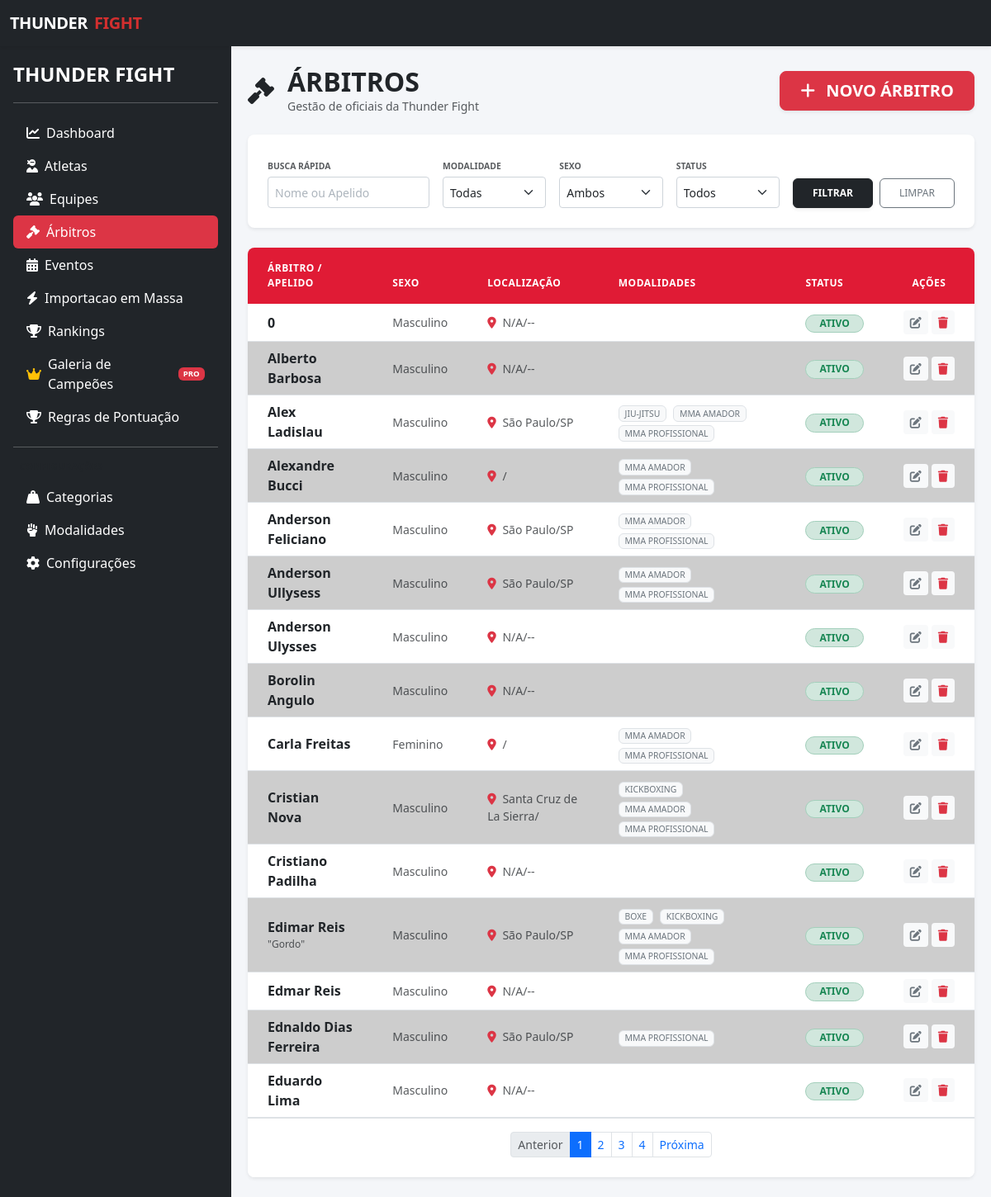
Page /public/arbitros on the committed database.
### tables this page shows
CREATE TABLE `arbitros` (
  `id_arbitro` int NOT NULL,
  `nome` varchar(200) DEFAULT NULL,
  `apelido` varchar(100) DEFAULT NULL,
  `sexo` enum('M','F') DEFAULT NULL,
  `foto` varchar(255) DEFAULT NULL,
  `id_endereco` int DEFAULT NULL,
  `id_contato` int DEFAULT NULL,
  `status` enum('ativo','inativo','suspenso') DEFAULT 'ativo'
);

CREATE TABLE `endereco` (
  `id_endereco` int NOT NULL,
  `logradouro` varchar(255) DEFAULT NULL,
  `bairro` varchar(150) DEFAULT NULL,
  `cidade` varchar(150) DEFAULT NULL,
  `estado` varchar(100) DEFAULT NULL,
  `pais` varchar(100) DEFAULT NULL,
  `cep` varchar(10) DEFAULT NULL,
  `numero` varchar(10) DEFAULT NULL,
  `complemento` varchar(100) DEFAULT NULL,
  `latitude` decimal(10,8) DEFAULT NULL,
  `longitude` decimal(11,8) DEFAULT NULL
);

### app/views/arbitros/index.php (the view, shortened to what the rows shown need)
<div id="content" class="container-fluid py-4">
    <div class="d-flex justify-content-between align-items-center mb-4">
        <div class="d-flex align-items-center gap-3">
            <div>
                <h1 class="h2 fw-bold text-uppercase mb-0 tracking-tighter">Árbitros</h1>
            </div>
        </div>
    </div>
    <div class="card shadow-sm border-0 rounded-3 overflow-hidden">
        <div class="table-responsive">
            <table class="table table-zebra table-hover align-middle mb-0">
                <thead class="bg-light">
                    <tr class="text-muted small text-uppercase fw-bold" style="font-size: 0.7rem; letter-spacing: 1px;">
                        <th class="px-4 py-3 border-0">Árbitro / Apelido</th>
                        <th class="px-4 py-3 border-0">Sexo</th>
                        <th class="px-4 py-3 border-0">Localização</th>
                        <th class="px-4 py-3 border-0">Modalidades</th>
                        <th class="px-4 py-3 border-0">Status</th>
                        <th class="px-4 py-3 border-0 text-center">Ações</th>
                    </tr>
                </thead>
                <tbody class="border-top-0">
                    <?php if (!empty($arbitros)): ?>
                        <?php foreach ($arbitros as $arb):
                            $statusLabel = strtoupper($arb['status'] ?? 'ATIVO');
                            $isAtivo = ($statusLabel === 'ATIVO');
                            $statusClass = $isAtivo ? 'bg-success-subtle text-success border-success-subtle' : 'bg-secondary-subtle text-secondary border-secondary-subtle';
                            ?>
                            <tr>
                                <td class="px-4">
                                    <div class="fw-bold text-dark mb-0"><?= htmlspecialchars($arb['nome']) ?></div>
                                    <?php if (!empty($arb['apelido'])): ?>
                                        <div class="text-muted small" style="font-size: 0.75rem;">
                                            "<?= htmlspecialchars($arb['apelido']) ?>"</div>
                                    <?php endif; ?>
                                </td>
                                <td class="px-4 text-muted small"><?= ($arb['sexo'] ?? 'M') == 'M' ? 'Masculino' : 'Feminino' ?>
                                </td>
                                <td class="px-4">
                                    <div class="small text-muted">
                                        <i class="fas fa-map-marker-alt me-1 text-danger"></i>
                                        <?= htmlspecialchars($arb['cidade'] ?? 'N/A') ?>/<?= htmlspecialchars($arb['estado'] ?? '--') ?>
                                    </div>
                                </td>
                                <td class="px-4">
                                    <?php
                                    if (!empty($arb['modalidades'])):
                                        $lista = is_array($arb['modalidades']) ? $arb['modalidades'] : explode(',', $arb['modalidades']);
                                        foreach ($lista as $m): ?>
                                            <span class="badge bg-light text-secondary border fw-normal text-uppercase me-1"
                                                style="font-size: 0.65rem;">
                                                <?= htmlspecialchars(trim($m)) ?>
                                            </span>
                                        <?php endforeach;
                                    endif; ?>
                                </td>
                                <td class="px-4">
                                    <span
                                        class="badge rounded-pill <?= $statusClass ?> border small px-3"><?= $statusLabel ?></span>
                                </td>
                                <td class="px-4 text-center">
                                    <div class="d-flex justify-content-center gap-1">
                                        <a href="<?= BASE_URL ?>/arbitros/edit?id=<?= $arb['id_arbitro'] ?>"
                                            class="btn btn-sm btn-light text-secondary border-0" title="Editar">
                                            <i class="fas fa-edit"></i>
                                        </a>
                                        <a href="<?= BASE_URL ?>/arbitros/delete?id=<?= $arb['id_arbitro'] ?>"
                                            class="btn btn-sm btn-light text-danger border-0 shadow-none"
                                            onclick="return confirm('Deseja realmente excluir este arbitro?')" title="Excluir">
                                            <i class="fas fa-trash"></i>
                                        </a>
                                    </div>
                                </td>
                            </tr>
                        <?php endforeach; ?>
                    <?php endif; ?>
                </tbody>
            </table>
        </div>
    </div>
</div>

### rows in the picture
arbitros: nome "0", shows "Masculino", cidade "N/A", estado "--", status "ATIVO"
arbitros: nome "Alberto Barbosa", shows "Masculino", cidade "N/A", estado "--", status "ATIVO"
arbitros: nome "Alex Ladislau", sexo "Masculino", id_endereco.cidade "São Paulo", id_endereco.estado "SP", m "JIU-JITSU", m "MMA AMADOR", m "MMA PROFISSIONAL", status "ATIVO"
arbitros: nome "Alexandre Bucci", sexo "Masculino", m "MMA AMADOR", m "MMA PROFISSIONAL", status "ATIVO"
arbitros: nome "Anderson Feliciano", sexo "Masculino", id_endereco.cidade "São Paulo", id_endereco.estado "SP", m "MMA AMADOR", m "MMA PROFISSIONAL", status "ATIVO"
arbitros: nome "Anderson Ullysess", sexo "Masculino", id_endereco.cidade "São Paulo", id_endereco.estado "SP", m "MMA AMADOR", m "MMA PROFISSIONAL", status "ATIVO"
arbitros: nome "Anderson Ulysses", shows "Masculino", cidade "N/A", estado "--", status "ATIVO"
arbitros: nome "Borolin Angulo", shows "Masculino", cidade "N/A", estado "--", status "ATIVO"
arbitros: nome "Carla Freitas", sexo "Feminino", m "MMA AMADOR", m "MMA PROFISSIONAL", status "ATIVO"
arbitros: nome "Cristian Nova", sexo "Masculino", id_endereco.cidade "Santa Cruz de La Sierra", m "KICKBOXING", m "MMA AMADOR", m "MMA PROFISSIONAL", status "ATIVO"
arbitros: nome "Cristiano Padilha", shows "Masculino", cidade "N/A", estado "--", status "ATIVO"
arbitros: nome "Edimar Reis", apelido "Gordo", sexo "Masculino", id_endereco.cidade "São Paulo", id_endereco.estado "SP", m "BOXE", m "KICKBOXING", m "MMA AMADOR", m "MMA PROFISSIONAL", status "ATIVO"
arbitros: nome "Edmar Reis", shows "Masculino", cidade "N/A", estado "--", status "ATIVO"
arbitros: nome "Ednaldo Dias Ferreira", sexo "Masculino", id_endereco.cidade "São Paulo", id_endereco.estado "SP", m "MMA PROFISSIONAL", status "ATIVO"
arbitros: nome "Eduardo Lima", shows "Masculino", cidade "N/A", estado "--", status "ATIVO"
